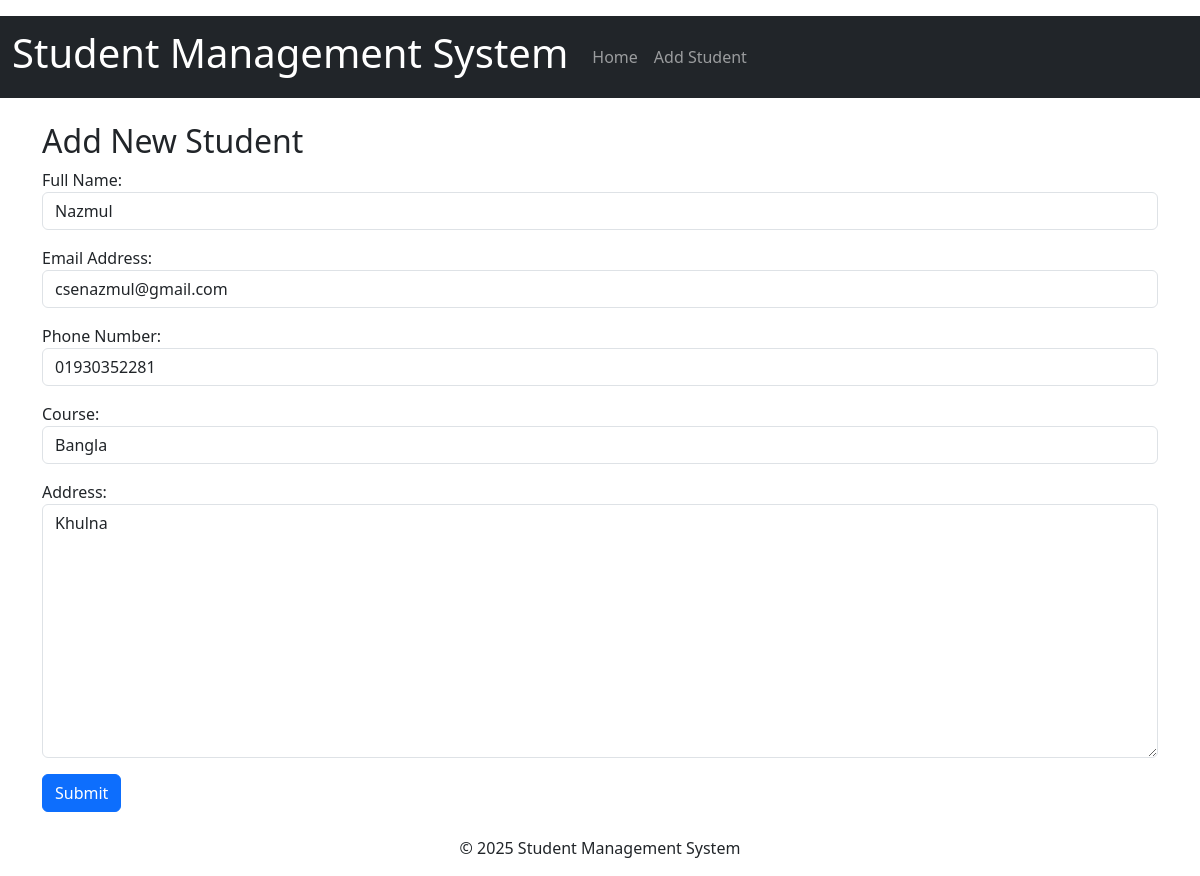
Page /edit/1/ on the committed database.
### students/models.py (models this page shows, shortened)
class Student(models.Model):
    name = models.CharField(max_length=100)
    email = models.EmailField(max_length=100)   # EmailField is a built-in field type in Django for storing email addresses
    phone = models.CharField(max_length=20)
    course = models.CharField(max_length=100)   # CharField is a built-in field type in Django for storing character strings
    address = models.TextField()                # TextField is a built-in field type in Django for storing large text
    date_created = models.DateTimeField(auto_now_add=True)  # DateTimeField is a built-in field type in Django for storing date and time
    date_updated = models.DateTimeField(auto_now=True)      # auto_now_add=True automatically set the field to now when the object is first created

### students/views.py (the view)
# urls.py: path('edit/<int:id>/', views.edit_student, name='edit_student'),
def edit_student(request, id):
    student = get_object_or_404(Student, id=id)
    if request.method == 'POST':
        form = StudentForm(request.POST, instance=student)
        if form.is_valid():
            form.save()
            messages.success(request, 'Student record updated successfully!')
            return redirect('student_list')
    else:
        form = StudentForm(instance=student)
    return render(request, 'students/student_form.html', {'form': form})

### students/forms.py
class StudentForm(forms.ModelForm):
    class Meta:
        model = Student
        fields = ['name', 'email', 'phone', 'course', 'address']
        labels = {
            'name': 'Full Name',
            'email': 'Email Address',
            'phone': 'Phone Number',
            'course': 'Course',
            'address': 'Address'
        }
        widgets = {
            'name': forms.TextInput(attrs={'class': 'form-control'}),
            'email': forms.EmailInput(attrs={'class': 'form-control'}),
            'phone': forms.TextInput(attrs={'class': 'form-control'}),
            'course': forms.TextInput(attrs={'class': 'form-control'}),
            'address': forms.Textarea(attrs={'class': 'form-control'})
        }

### students/templates/students/student_form.html (shortened to what this page needs)
{% extends 'students/base.html' %}
{% block content %}
<h2>Add New Student</h2>
<form method="post">
    {{ form.as_p }}
    <button type="submit" class="btn btn-primary">Submit</button>
</form>
{% endblock %}

### rows in the picture
Student: name "Nazmul", email "csenazmul@gmail.com", phone "01930352281", course "Bangla", address "Khulna"
